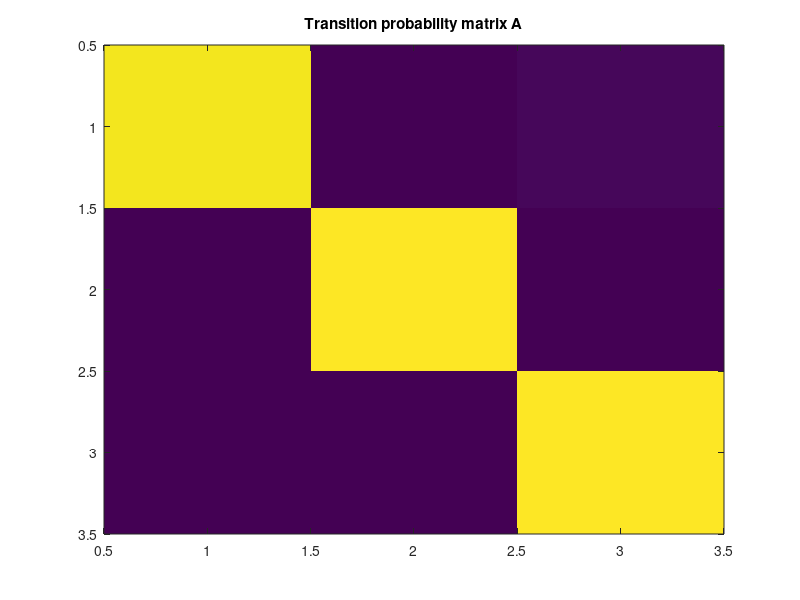

This chart was generated by the following MATLAB code: (Note: this script raises an error after producing the figure.)
% Generate state-dependent time series data. Given a transition probability matrix A, an MVAR model generates 
% time points for the given state. Every [t_state] seconds, a new state is determined. A separate ground truth 
% MVAR model is estimated for each state.
%
% Mathematically, the probability that a time point x(t) is generated given the actual state at 
% time t, denoted by m(t), is given by P(x(t) | m(t) = S_j). The probability a_ij of switching 
% from state S_j to state S_i at time t (the actual states at t are given by m(t) and m(t-1) respectively, 
% is given by a_ij = P(m(t) = S_j | m(t-1) = S_i).
% 
% We define the matrix A manually. Also, we set the number of simulated states to 3. 

%% Add paths
addpath(genpath('/Users/nguyentiendung/Desktop/Studium/Charite/matlab/eeglab/plugins/roiconnect/libs/mvgc_v1.0/'))
addpath(genpath('/Users/nguyentiendung/Desktop/Studium/Charite/Research/Playground/HMM/'))
n_states = 3;

%% Define parameters
% transition matrix
A = [0.98 0.002 0.018;
    0.002 0.997 0.001;
    0.015 0.003 0.9820];

if ~all(sum(A, 2))
    error('Rows of the transition matrix A must sum up to 1')
end

% plot transition probability matrix
figure;
imagesc(A)
title('Transition probability matrix A')

%% Simulate AR data using gen_ar2.m
fs = 200;              % sampling frequency
t = 4;                 % trial signal length in seconds
n_trials = 30;         % number of trials
N = fs * t * n_trials; % number of samples/data points
M = 10;                % number of channels
P = 10;                % number of lags
K = ceil(M^2 / 10);

data = cell(1, n_states);
for istate = 1:n_states
    data{istate} = gen_ar2(M, N, P, K);
end

%% Fit MVGC MVAR models to generate "ground truth" MVAR models 
n_chans = size(data{1}, 1);
n_samples = size(data{1}, 2) / n_trials;

% reshape time series back to being multi-trial, then fit MVGC MVAR model
data_trial = cell(1, n_states);
W = cell(1, n_states);       % regression coefficient matrices
Sigma = cell(1, n_states);   % noise covariance matrices

for istate = 1:n_states
    data_trial{istate} = reshape(data{istate}, n_chans, n_samples, n_trials); 
    [coeff_mat, SIG, ~] = tsdata_to_var(data_trial{istate}, P, 'OLS');

    W{istate} = coeff_mat;
    Sigma{istate} = SIG;
end

%% Save ground truth MVAR model parameters
% DIROUT = 'outputs/'; % change if needed
% if ~exist(DIROUT); mkdir(DIROUT); end
% 
% W_fname = sprintf(strcat(DIROUT, 'W_sim_gt_%d%d.mat'), n_states, P); 
% Sigma_fname = sprintf(strcat(DIROUT, 'Sigma_sim_gt_%d%d.mat'), n_states, P);
% 
% save(W_fname, 'W')
% save(Sigma_fname, 'Sigma')

%% Plots for sanity checks
titles = ["MVAR for state 1", "MVAR for state 2", "MVAR for state 3"];
plt_all_noisecovs(Sigma, 0, titles)
plt_all_Ws(W, P, titles)

%% Generate simulated ground truth state-dependent time series
% generate individual time series for each state
data_states = cell(1, n_states);
for istate = 1:n_states
    X = var_to_tsdata(W{istate}, Sigma{istate}, n_samples, n_trials);
    data_states{istate} = X(:,:)';
end

% define states and store the probabilities
states = cell(1, n_states);
for istate = 1:n_states
    states{istate} = A(istate, :);
end

% set some parameters
Pi = [1, 0, 0];           % initial probability distribution, equivalent to options.Pistructure?
t_state = 1;              % duration in seconds of each state segment
obs_state = fs * t_state; % number of observations/time points during each state segment 
n_transitions = N / obs_state;
if ~all(sum(Pi))
    error('The initial probability distribution Pi must sum up to 1')
end

% generate ground truth time series
data_gt = zeros(N, n_chans);
sim_viterbi = zeros(1, N); % time course of states (Viterbi path in HMM)

[~, m_t] = max(Pi);
data_gt(1:obs_state, :) = data_states{m_t}(1:obs_state, :); % first [t_state] seconds
sim_viterbi(1:obs_state) = m_t;

for itrans = 1:n_transitions-1
    for istate = 1:n_states
        if rand < A(m_t, istate)
            m_t = istate; % determine new state
        end
    end
    start_idx = itrans * obs_state + 1;
    end_idx = start_idx + obs_state - 1;
    data_gt(start_idx:end_idx, :) = data_states{m_t}(start_idx:end_idx, :); % sample data points given the current state
    sim_viterbi(start_idx:end_idx) = m_t;
end

% % save data
% sim_viterbi_name = sprintf(strcat(DIROUT, 'Viterbi_sim_gt_%d%d.mat'), n_states, P);
% data_gt_name = sprintf(strcat(DIROUT, 'data_sim_gt_%d%d.mat'), n_states, P);
% 
% save(sim_viterbi_name, 'sim_viterbi')
% save(data_gt_name, 'data_gt')
%% Plot ground truth time series
% raw time series
figure;
T = (1:size(data_gt, 1)) / fs;
plot(T, data_gt)
xlabel('time [s]')
title(sprintf('Raw ground truth data, %d channels', n_chans))

% PSDs
data_gt_pxx = log(abs(pwelch(data_gt, 100, 50)));
figure;
tiledlayout(2, P/2)
for ilag = 1:P
    nexttile
    plot(data_gt_pxx(:, ilag))
    ylabel('log(abs(Power))')
    title(sprintf('PSDs of generated data, channel %d', ilag))
end

% simulated Viterbi path
figure;
plot(T, sim_viterbi)
title('Simulated Viterbi path (state time course')
xlabel('time [s]')
ylabel('state')
